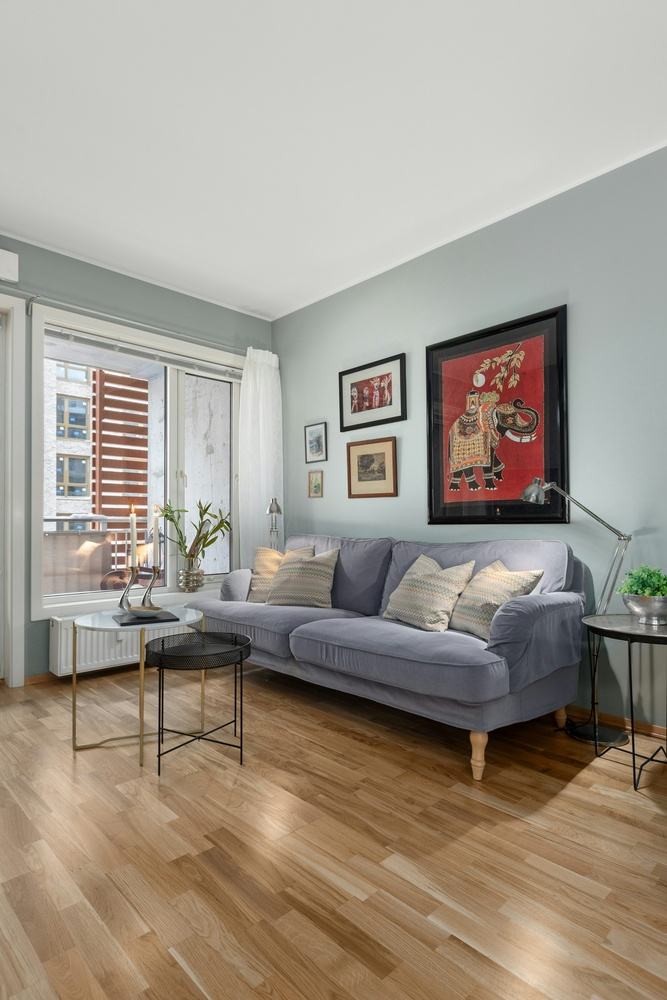
#> input picture assets/1.jpg, 667 x 1000 px, shrunk from 3000 x 4500 before the run, found by its file name
$ python extract_shadow.py
#> lines starting #> are read from the running program, lines starting #| are printed output that depends on the picture; after the words box and inside, x2 and y2 are one past the last pixel; in counts of white or black regions, pixels touching at a corner belong together
import cv2
import numpy as np
import os

def extract_shadow(image_path, output_path):
    # 1. Baca gambar
#> called with image_path = 'C:\\Project\\simpel\\assets/1.jpg'
    img = cv2.imread(image_path)
#> img is the input picture: shape (1000, 667, 3); mean B, G, R 139.7, 151.6, 160.3
    if img is None:
        print(f"Error: Gambar {image_path} tidak ditemukan!")
        return

    # 2. Konversi BGR ke ruang warna LAB
    lab_img = cv2.cvtColor(img, cv2.COLOR_BGR2LAB)
#> lab_img: shape (1000, 667, 3); mean of channels 0, 1, 2 159.8, 129.8, 135.7

    # Ambil channel L (Lightness [0])
    l_channel = lab_img[:, :, 0]
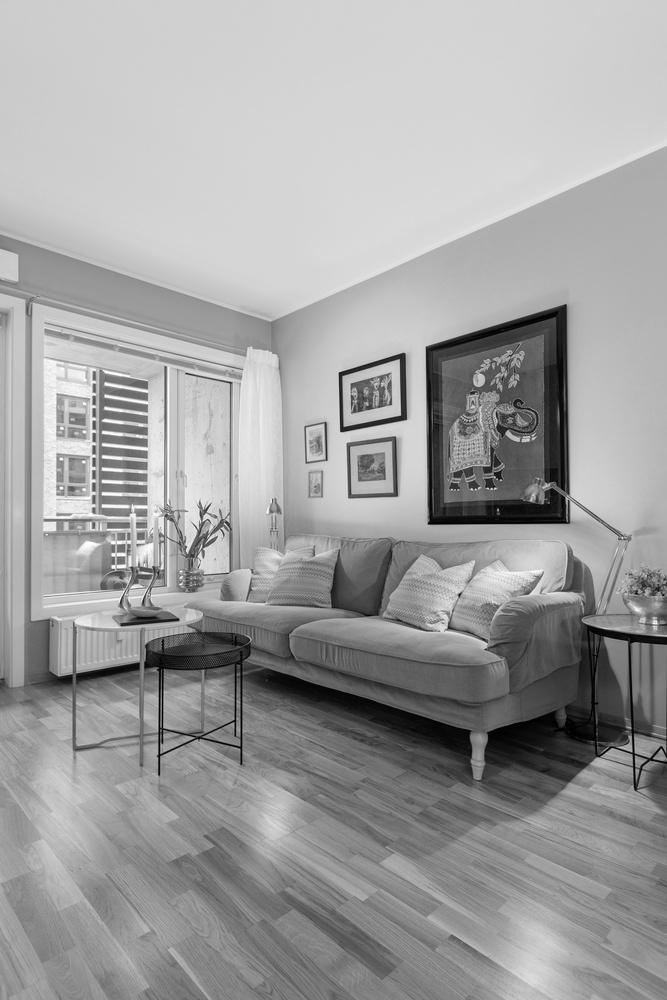
#> l_channel: shape (1000, 667); min 0, max 255, mean 159.8

    # 3. Metode Thresholding pada L channel
    # Invert L channel agar area bayangan (gelap/nilai L rendah) menjadi terang
    l_channel_inv = cv2.bitwise_not(l_channel)
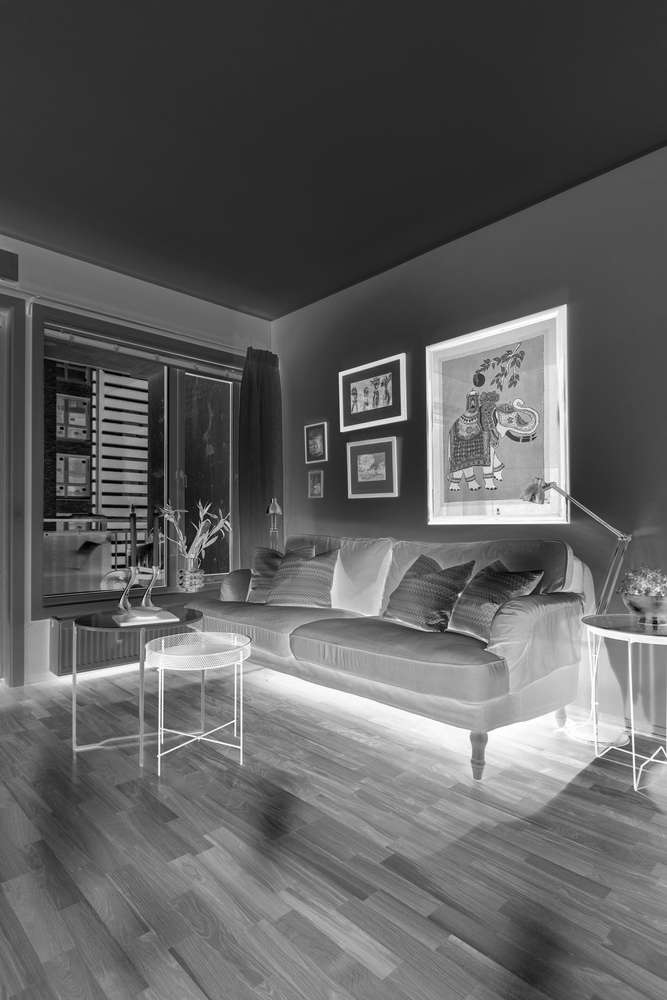
#> l_channel_inv: shape (1000, 667); min 0, max 255, mean 95.2

    # Menggunakan Otsu's binarization secara otomatis mencari threshold terbaik.
    # Output berupa hitam putih (0-255), 255 untuk shadow
    _, shadow_mask = cv2.threshold(l_channel_inv, 0, 255, cv2.THRESH_BINARY | cv2.THRESH_OTSU)
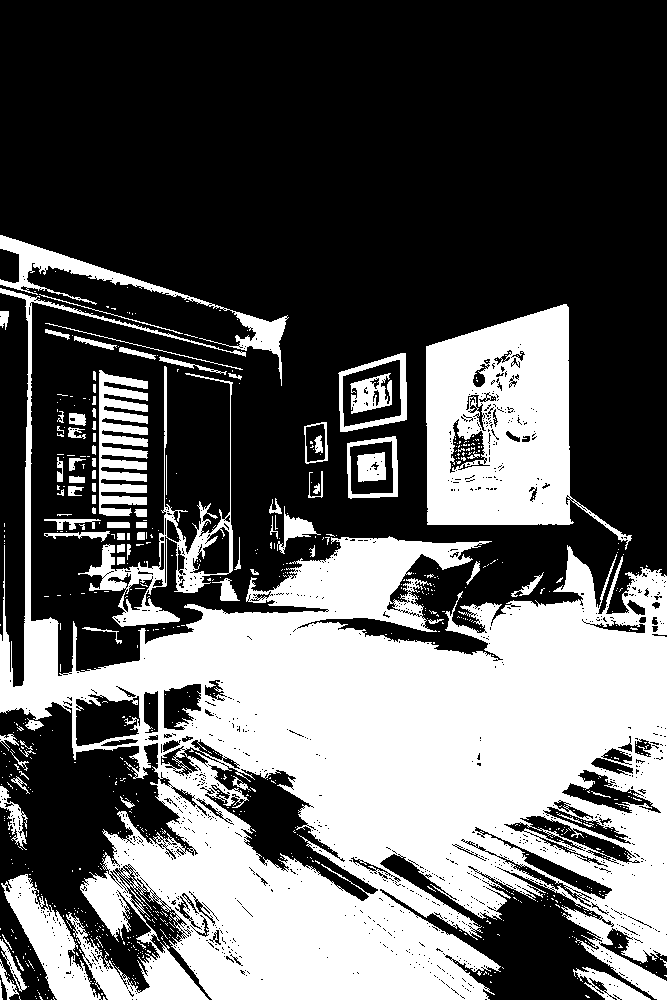
#> shadow_mask: shape (1000, 667); 37.3% white; 766 white regions (681 under 20 px), largest, box (x1, y1, x2, y2) and area: (0, 288, 667, 1000) 188689, (426, 304, 632, 550) 26604, (78, 366, 233, 627) 5206

    # 4. Operasi Morfologi (Morphology) untuk membersihkan bintik noise yang tidak dibutuhkan
    kernel = cv2.getStructuringElement(cv2.MORPH_ELLIPSE, (5, 5))
    shadow_mask_clean = cv2.morphologyEx(shadow_mask, cv2.MORPH_OPEN, kernel)
#> shadow_mask_clean: shape (1000, 667); 33.2% white; 131 white regions (19 under 20 px), largest, box (x1, y1, x2, y2) and area: (0, 424, 667, 1000) 163872, (426, 304, 571, 525) 24927, (5, 875, 99, 1000) 4180

    # Memperhalus outline pixel dari bayangannya
    shadow_mask_clean = cv2.GaussianBlur(shadow_mask_clean, (5, 5), 0)

    # 5. Simpan Hasilnya (Hitam Putih 0-255)
    cv2.imwrite(output_path, shadow_mask_clean)
    print(f"Berhasil! Shadow Mask (0-255) disimpan di: {output_path}")

if __name__ == "__main__":
    assets_dir = r"C:\Project\simpel\assets"
    output_dir = r"C:\Project\simpel\tests\shadow"

    # Pastikan direktori output ada (walau sudah pasti ada)
    os.makedirs(output_dir, exist_ok=True)

    print("Mengekstraksi bayangan 1.jpg...")
    extract_shadow(
        os.path.join(assets_dir, "1.jpg"),
        os.path.join(output_dir, "mask_1.png")
    )

    print("Mengekstraksi bayangan 2.jpg...")
    extract_shadow(
        os.path.join(assets_dir, "2.jpg"),
        os.path.join(output_dir, "mask_2.png")
    )
#> call 2 of extract_shadow, with image_path = 'C:\\Project\\simpel\\assets/2.jpg'
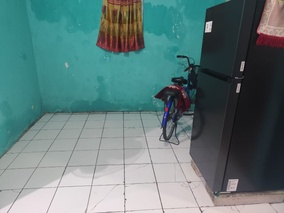
#> input picture assets/2.jpg, 284 x 213 px, shrunk from 1280 x 960 before the run, found by its file name
#> in extract_shadow, img is the input picture: shape (213, 284, 3); mean B, G, R 122.8, 123.4, 97.3
#> in extract_shadow (call 2), `lab_img = cv2.cvtColor(img, cv2.COLOR_BGR2LAB)`: lab_img: shape (213, 284, 3); mean of channels 0, 1, 2 125.5, 120.3, 126
#> in extract_shadow (call 2), `l_channel = lab_img[:, :, 0]`:
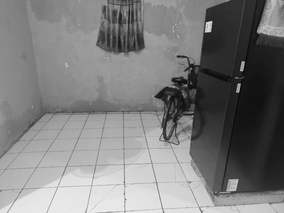
#> l_channel: shape (213, 284); min 5, max 244, mean 125.5
#> in extract_shadow (call 2), `l_channel_inv = cv2.bitwise_not(l_channel)`:
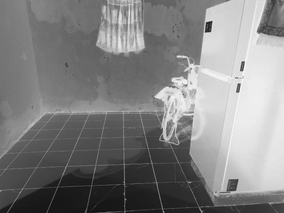
#> l_channel_inv: shape (213, 284); min 11, max 250, mean 129.5
#> in extract_shadow (call 2), `_, shadow_mask = cv2.threshold(l_channel_inv, 0, 255, cv2.THRESH_BINAR..`: shadow_mask: shape (213, 284); 31.6% white; 25 white regions (21 under 20 px), largest, box (x1, y1, x2, y2) and area: (154, 0, 284, 197) 16890, (96, 0, 145, 54) 1622, (14, 102, 70, 143) 270, (71, 106, 159, 115) 266
#> in extract_shadow (call 2), `shadow_mask_clean = cv2.morphologyEx(shadow_mask, cv2.MORPH_OPEN, kern..`: shadow_mask_clean: shape (213, 284); 29.6% white; 12 white regions (3 under 20 px), largest, box (x1, y1, x2, y2) and area: (155, 0, 284, 194) 16545, (98, 28, 145, 54) 884, (34, 105, 52, 122) 128
#> in extract_shadow (call 2), `shadow_mask_clean = cv2.GaussianBlur(shadow_mask_clean, (5, 5), 0)`:
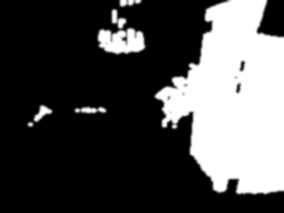
#> shadow_mask_clean: shape (213, 284); min 0, max 255, mean 75.5
